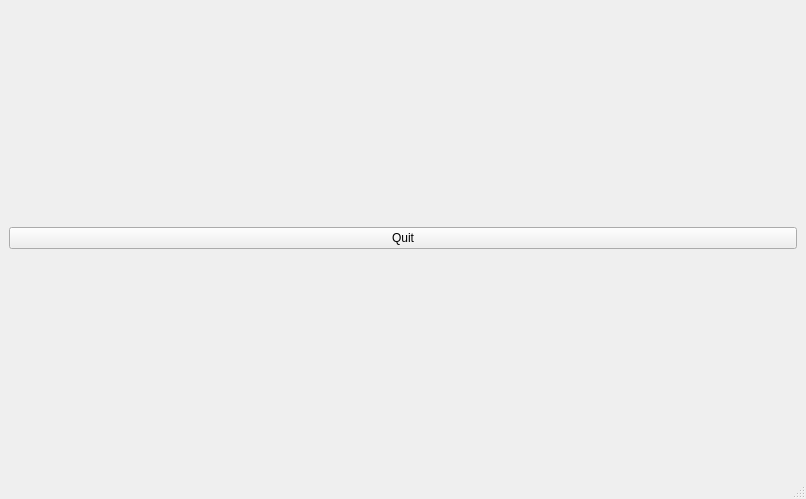
<?xml version="1.0" encoding="UTF-8"?>
<ui version="4.0">
 <class>MainWindow</class>
 <widget class="QMainWindow" name="MainWindow">
  <property name="geometry">
   <rect>
    <x>0</x>
    <y>0</y>
    <width>806</width>
    <height>499</height>
   </rect>
  </property>
  <property name="windowTitle">
   <string>MainWindow</string>
  </property>
  <widget class="QWidget" name="centralwidget">
   <layout class="QGridLayout" name="gridLayout">
    <item row="0" column="0">
     <layout class="QVBoxLayout" name="layout_scene"/>
    </item>
    <item row="1" column="0">
     <widget class="QPushButton" name="quit">
      <property name="text">
       <string>Quit</string>
      </property>
     </widget>
    </item>
   </layout>
  </widget>
  <widget class="QMenuBar" name="menubar">
   <property name="geometry">
    <rect>
     <x>0</x>
     <y>0</y>
     <width>806</width>
     <height>23</height>
    </rect>
   </property>
  </widget>
  <widget class="QStatusBar" name="statusbar"/>
 </widget>
 <resources/>
 <connections/>
</ui>
